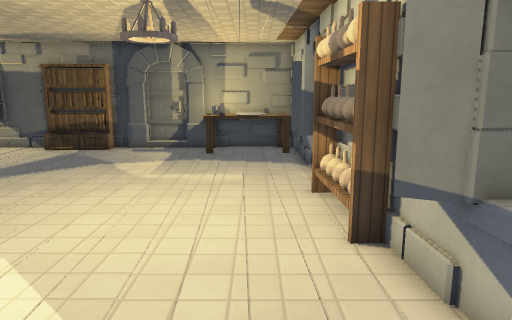
[1] (above)

17 first-person views from a walk through a Godot game level. The camera is 1.5 m above the floor, tilts 10° down and sees 70° across. The floor is counted in squares, 0.5 m on a side. Each view is taken from the middle of a square. On the plan, view 1 faces up. The plan holds only what a view shows up to about 20 squares ahead; the rest is blank. The place goes on beyond the plan. Surface patterns are stand-ins for the level's own textures.

[2]
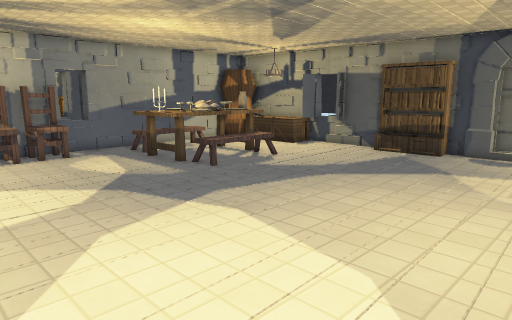

[3]
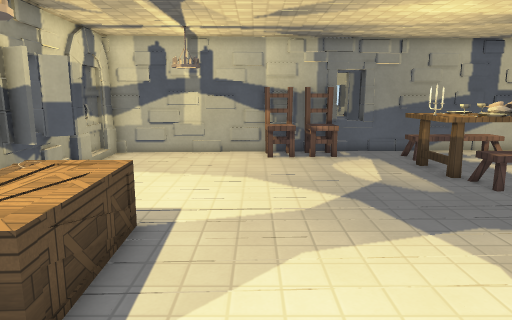

[4]
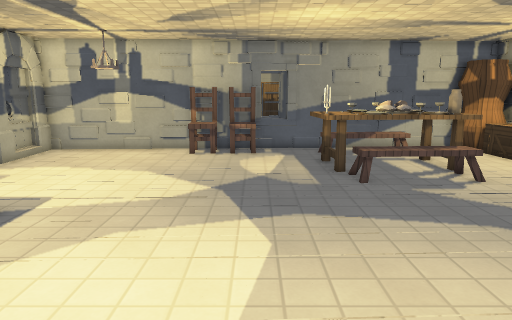

[5]
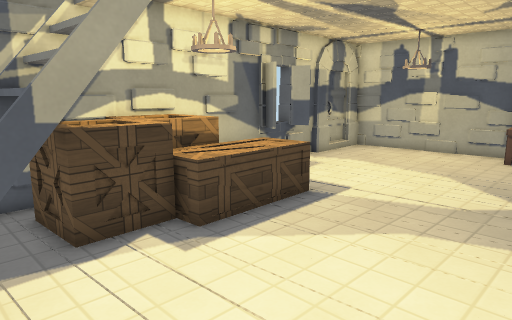

[6]
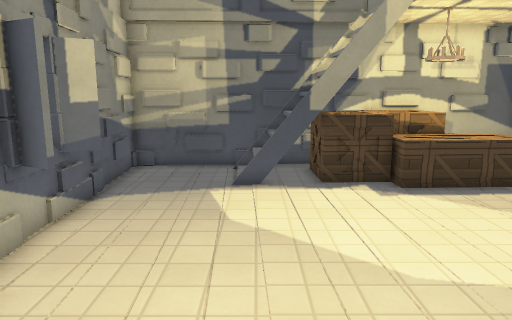

[7]
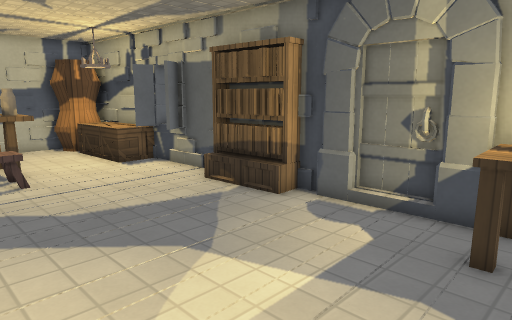

[8]
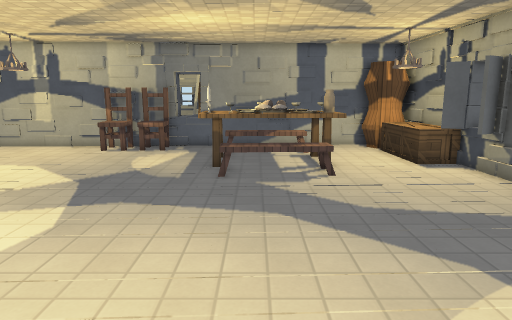

[9]
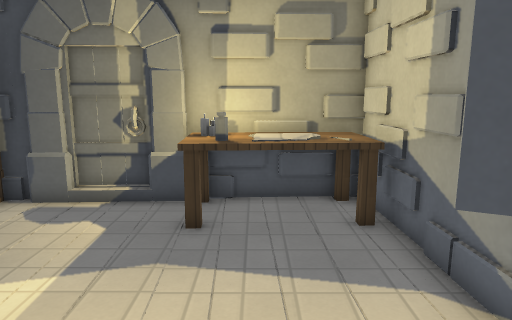

[10]
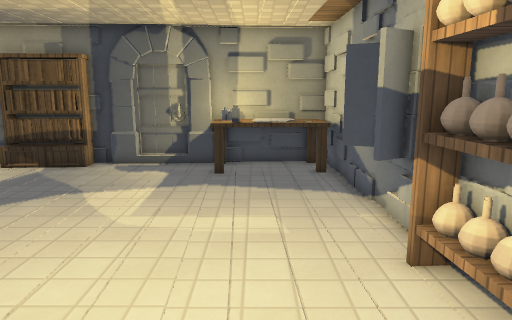

[11]
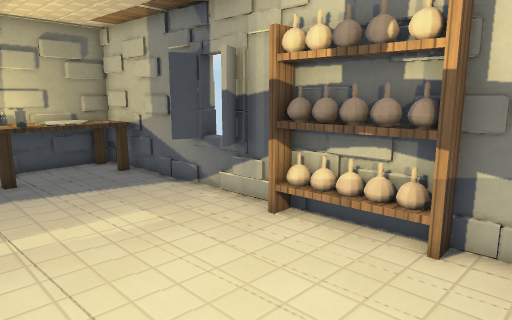

[12]
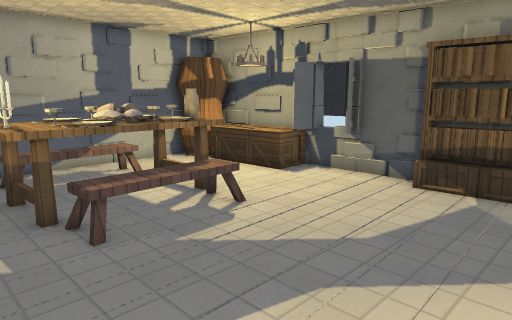

[13]
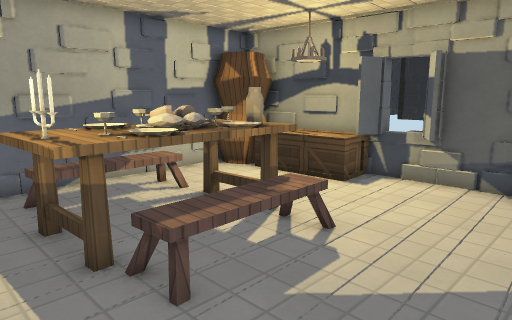

[14]
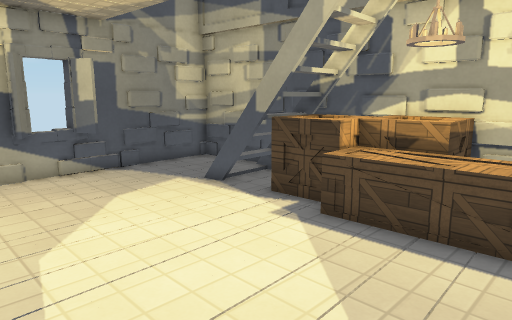

[15]
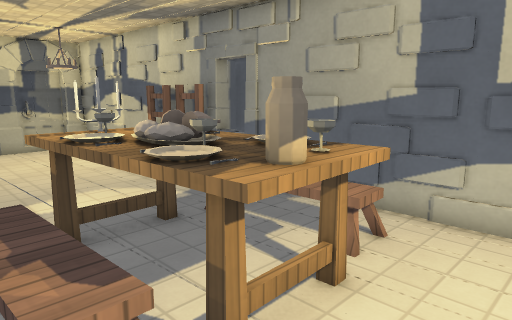

[16]
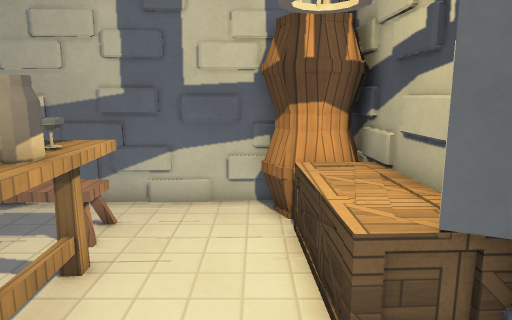

[17]
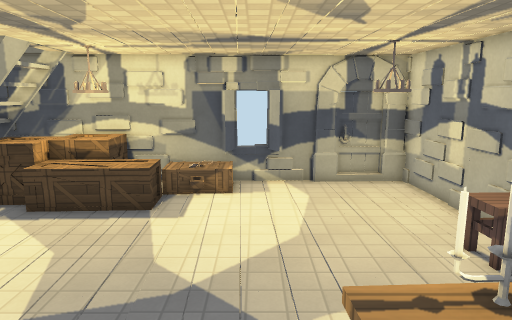

### Floor plan
Key: @ floor where view 1 was taken; # wall or solid block; . main floor; : floor 0.5 m higher than the main floor; / step, stairs or slope; = window, fence, low wall or low ledge; ^ raised ledge; v drop or lower ground; B bookshelf; T table; S shelf; C cup; P plate; R bread; A candle; H chair; E crate; L barrel; J jar; O other object.
Columns run from 24 left of view 1 to 4 right of it. Each row starts with its distance up from view 1.
 22                     #######
 21  ############BBB######ATTT#
 20  LLLEEEE.....BBB.....TTT^T#
 19  LLLEEEE.............TTTTT#
 18  #L.......................#
 17  #........................#
 16  #...TTTT.................#
 15  #...TCJT/................##
 14  #.O.OOCP:................==
 13  #.O.TPRT:................##
 12  #.OOPORP:.................#
 11  #.OOPPCP:................S#
 10  #...TAAT.................S#
  9  #........................S#
  8  =........................S#
  7 ##HH......................S#
  6 ##HH.......................#
  5  #HH......................##
  4  #HH.......................=
  3  ##.......................###
  2  ##.......................##
  1   #........................#
  0   #..........EEEEEE.vv=.@..#
 -1   #..........EEEE#EOOOO....#
 -2   #..........EEEE#  OOO....#
 -3   #........    EEEv=##=....#
 -4   #..##.#=##################
 -5   #######=#

Positions as (right, up) in squares from view 1, and headings:
1: (0, 0), facing up
2: (-2, 1), facing up-left
3: (-3, 3), facing left
4: (-2, 7), facing left
5: (-2, 7), facing down-left
6: (-2, 12), facing down
7: (-1, 12), facing up-left
8: (-1, 12), facing left
9: (-1, 11), facing up
10: (-1, 5), facing up
11: (-5, 5), facing up-right
12: (-7, 8), facing up-left
13: (-10, 8), facing up-left
14: (-12, 8), facing down-right
15: (-14, 18), facing down-left
16: (-13, 18), facing left
17: (-15, 13), facing down
